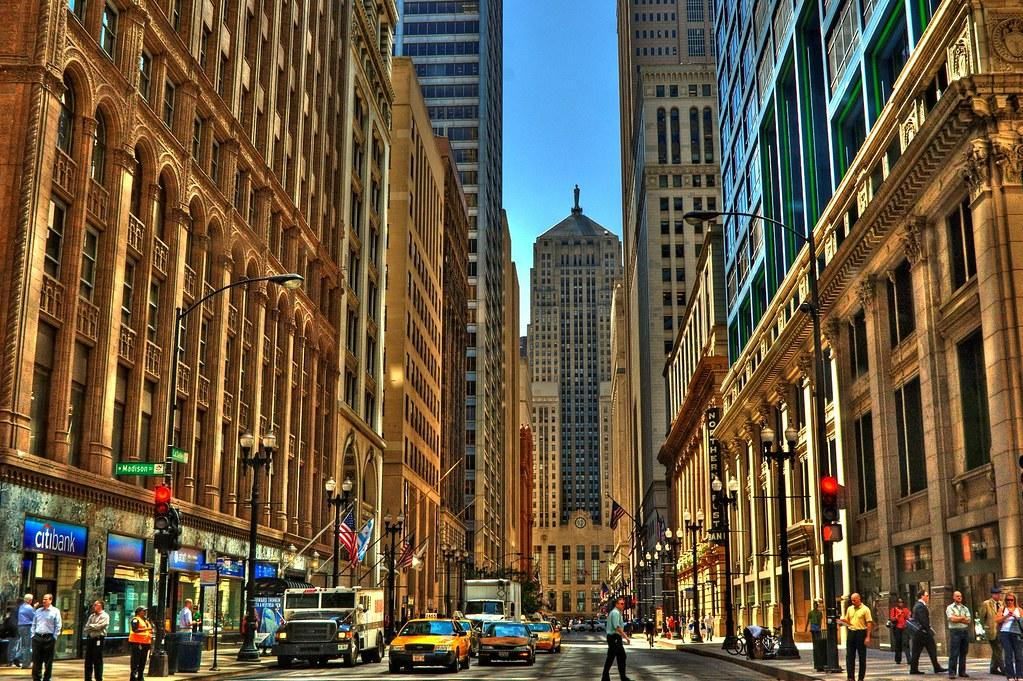
#> input picture assign_18/img/img_8.jpeg, 1023 x 681 px, found by its file name
$ python 6_smoothing_color.py
#> lines starting #> are read from the running program, lines starting #| are printed output that depends on the picture
import cv2
import matplotlib.pyplot as plt

img = cv2.imread("img_8.jpeg")
#> img is the input picture: shape (681, 1023, 3); mean B, G, R 63.9, 87.1, 102.3
img_rgb = cv2.cvtColor(img, cv2.COLOR_BGR2RGB)
smooth_3x3 = cv2.blur(img_rgb, (3, 3))
smooth_5x5 = cv2.blur(img_rgb, (5, 5))
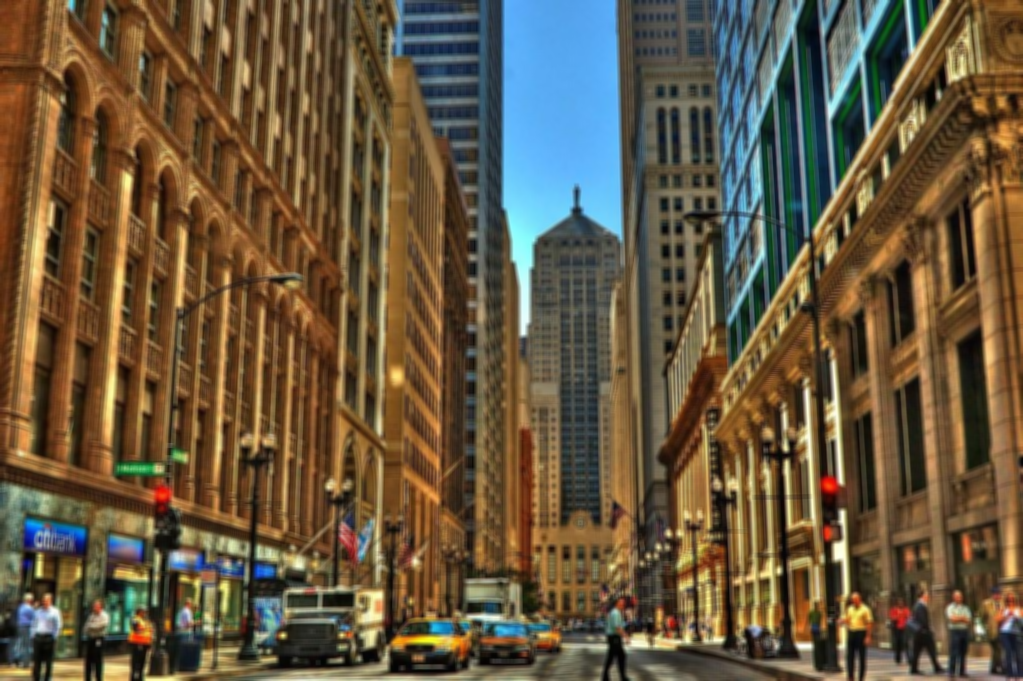
#> smooth_5x5: shape (681, 1023, 3); mean R, G, B 102.3, 87.1, 63.9
plt.figure(figsize=(12, 4))
plt.subplot(1, 3, 1)
plt.imshow(img_rgb)
plt.title("Original Image")
plt.axis("off")
plt.subplot(1, 3, 2)
plt.imshow(smooth_3x3)
plt.title("3x3 Smoothed Image")
plt.axis("off")
plt.subplot(1, 3, 3)
plt.imshow(smooth_5x5)
plt.title("5x5 Smoothed Image")
plt.axis("off")
plt.tight_layout()
plt.show()
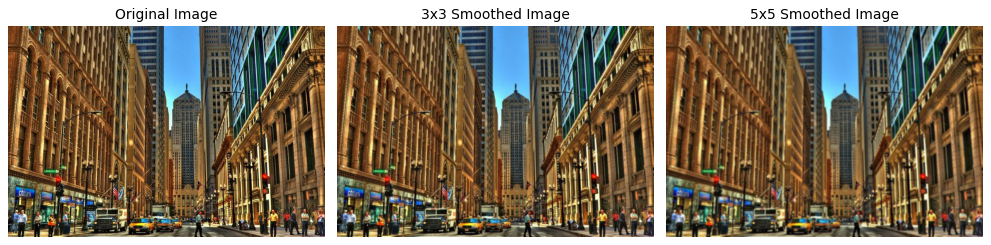
#> figure drawn by matplotlib, 3 panels
cv2.imwrite("smoothed_3x3.jpg", cv2.cvtColor(smooth_3x3, cv2.COLOR_RGB2BGR))
cv2.imwrite("smoothed_5x5.jpg", cv2.cvtColor(smooth_5x5, cv2.COLOR_RGB2BGR))
print("Color image smoothing completed.")

$ run again, with assign_18/img/img_1.jpeg copied over assign_18/img/img_8.jpeg
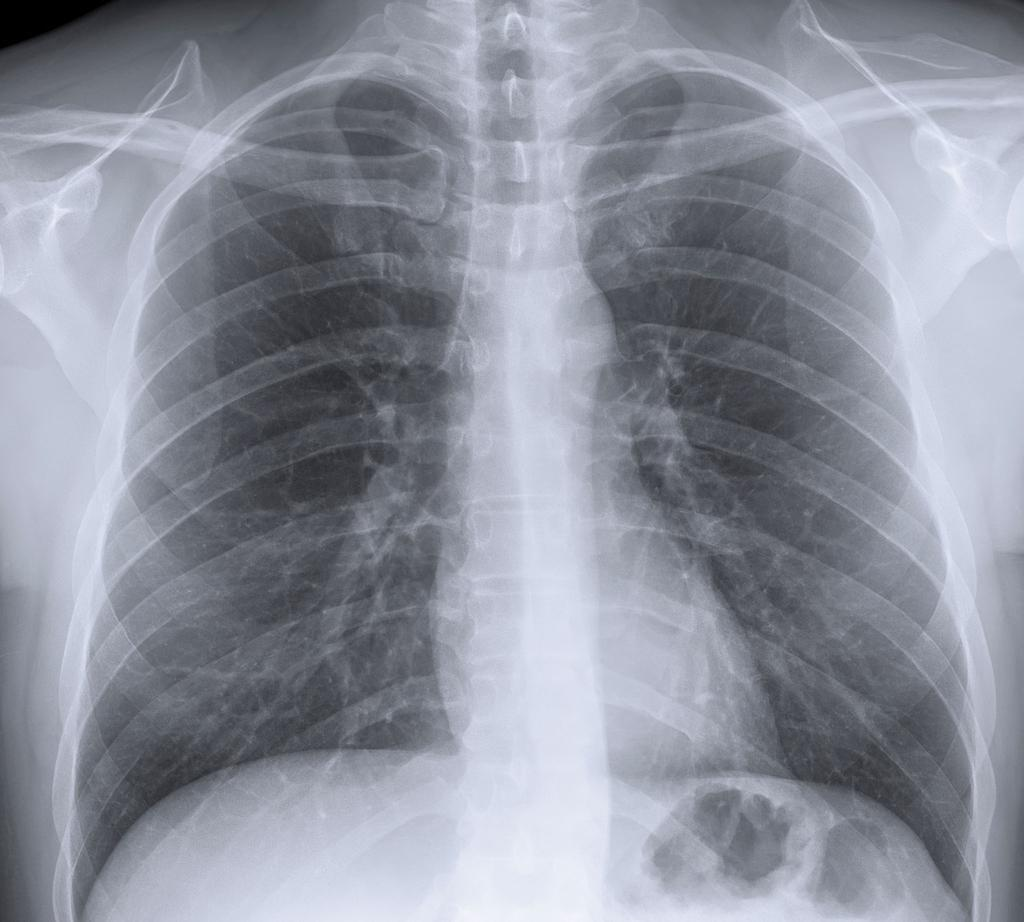
#> input picture assign_18/img/img_1.jpeg, 1024 x 922 px, found by its file name
#> img is the input picture: shape (922, 1024, 3); mean B, G, R 157.1, 145.2, 141.4
#> `plt.show()`:
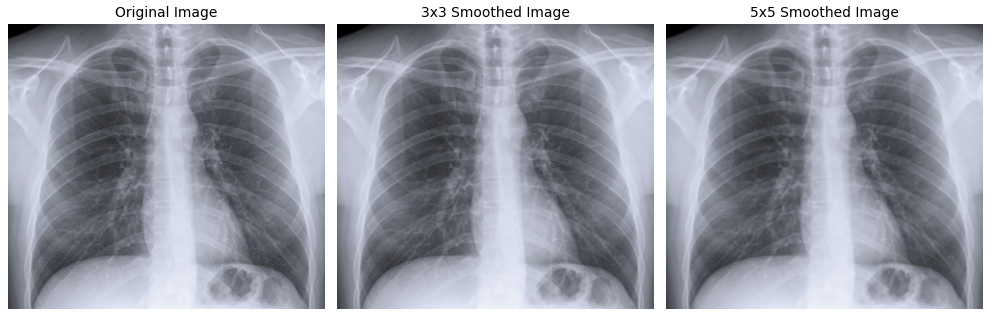
#> figure drawn by matplotlib, 3 panels

$ run again, with assign_18/img/img_3.jpeg copied over assign_18/img/img_8.jpeg
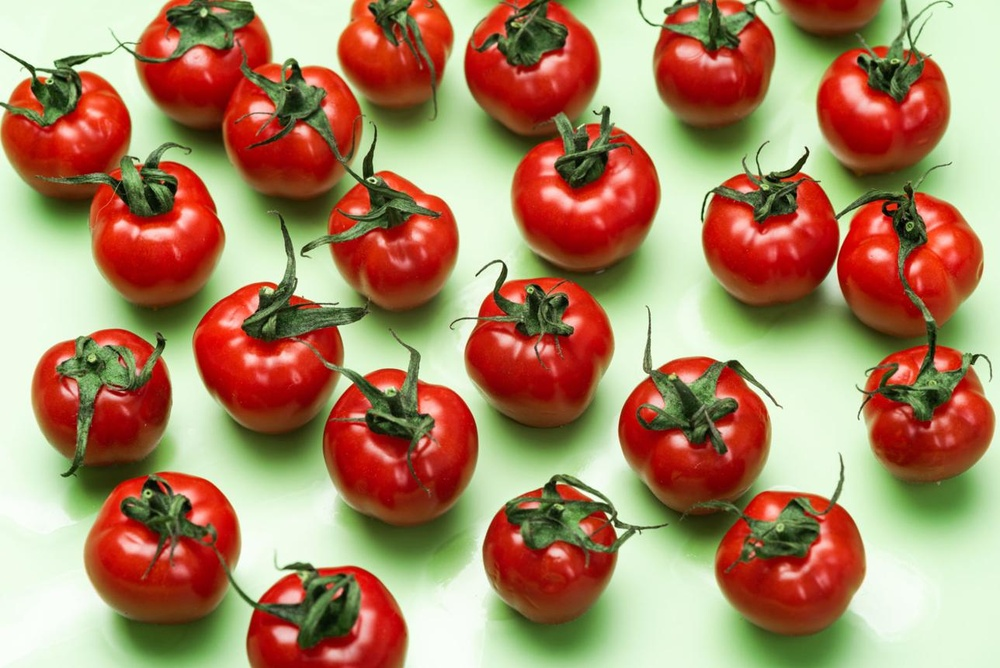
#> input picture assign_18/img/img_3.jpeg, 1000 x 668 px, shrunk from 1288 x 860 before the run, found by its file name
#> img is the input picture: shape (668, 1000, 3); mean B, G, R 99.9, 133.1, 170.4
#> `plt.show()`:
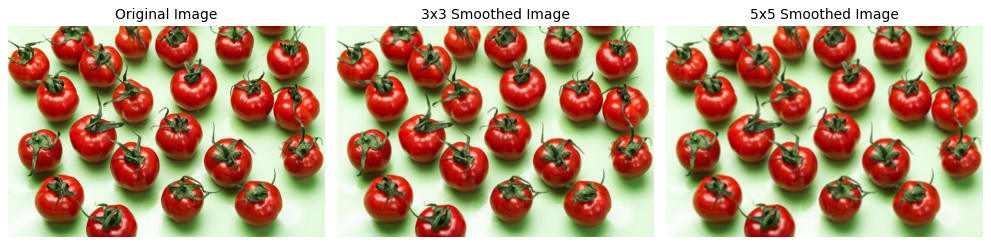
#> figure drawn by matplotlib, 3 panels
